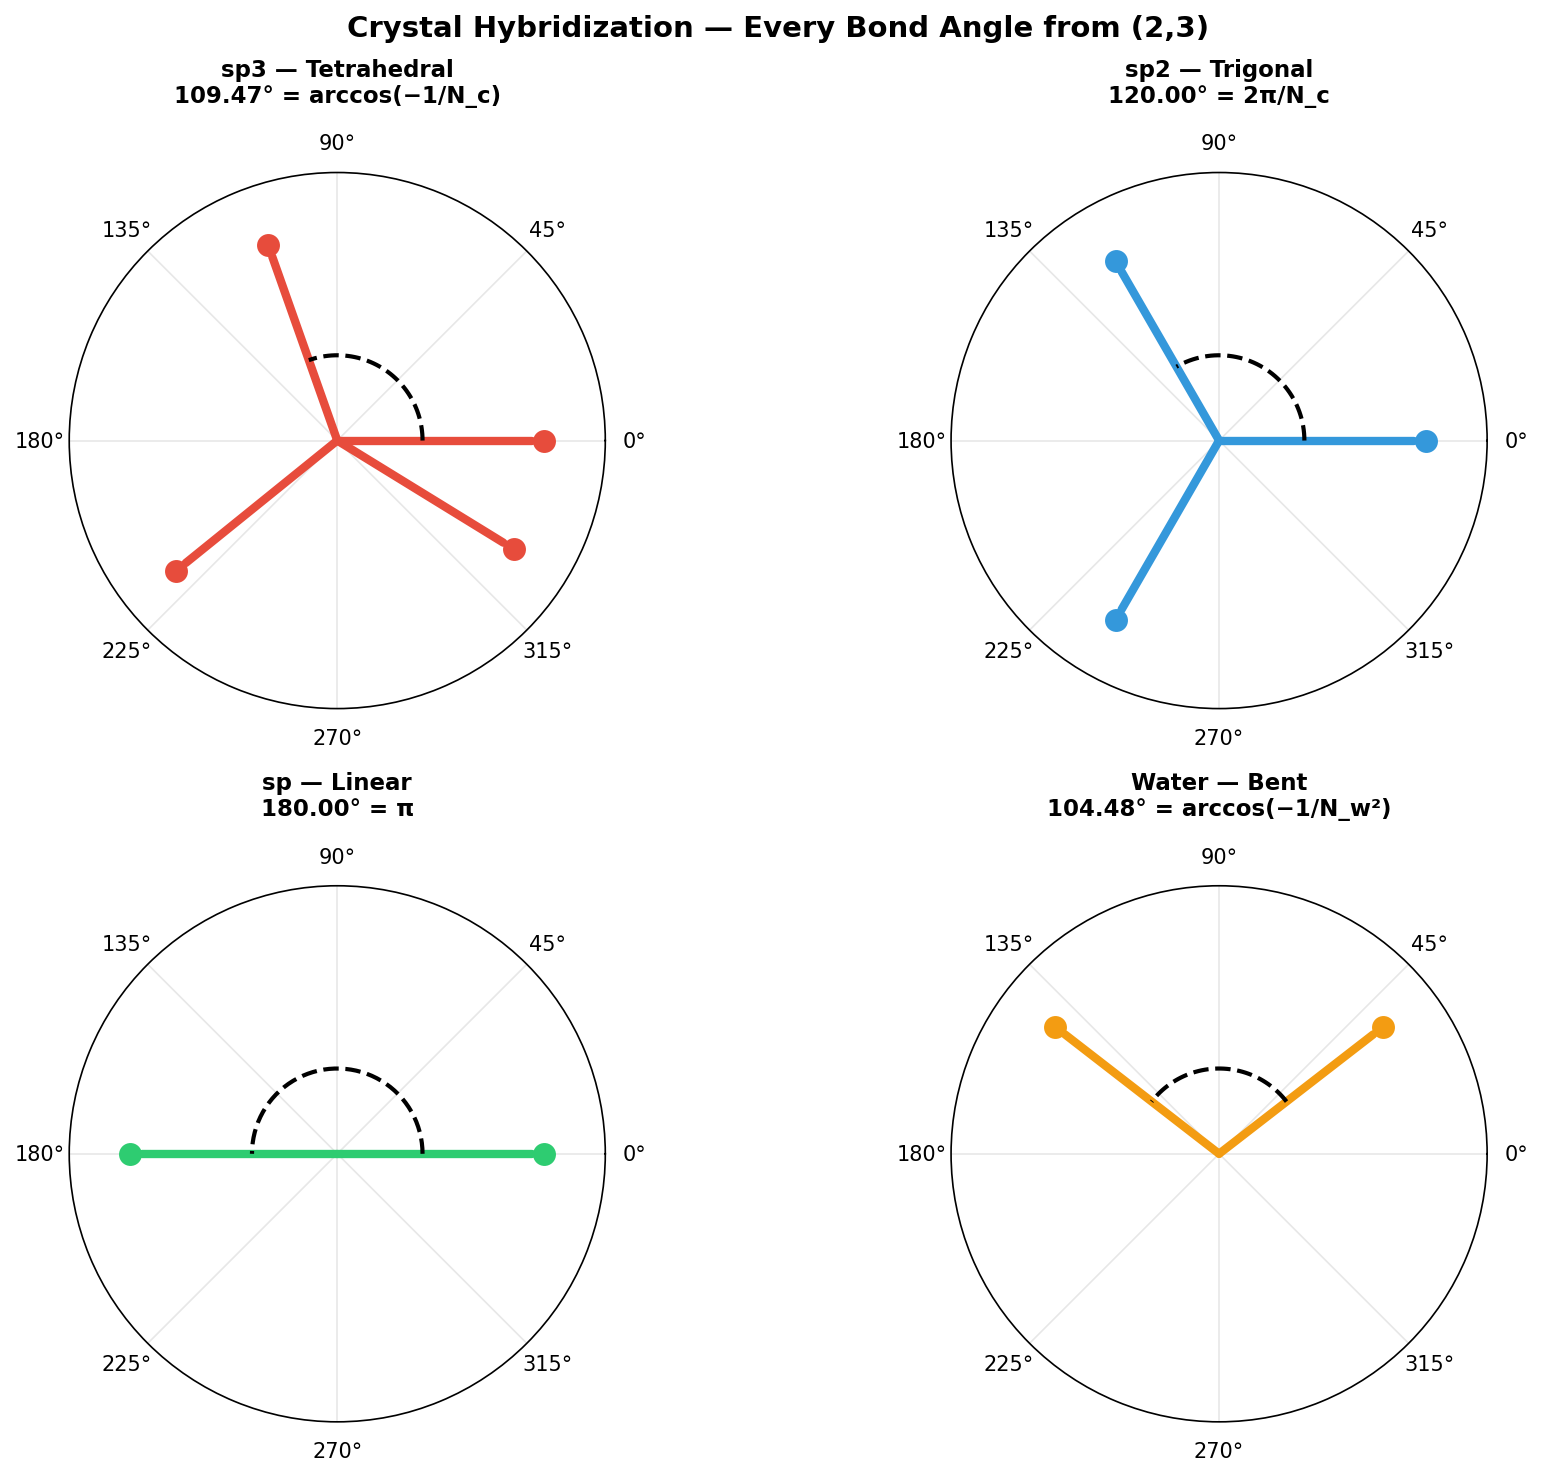

Source code (Python):
#!/usr/bin/env python3
# Copyright (c) 2026 Daland Montgomery
# SPDX-License-Identifier: AGPL-3.0-or-later

"""Crystal Chem — Hybridization Angles from (2,3)"""
import crystal_toe as ct
import matplotlib.pyplot as plt
import numpy as np

toe = ct.Toe(); ch = toe.chem()

fig, axes = plt.subplots(2, 2, figsize=(12, 10), subplot_kw={'projection': 'polar'})
fig.suptitle("Crystal Hybridization — Every Bond Angle from (2,3)", fontsize=14, fontweight='bold')

angles_data = [
    ("sp3 — Tetrahedral",  ch.sp3_angle_deg(), "arccos(−1/N_c)", '#e74c3c', 4),
    ("sp2 — Trigonal",     ch.sp2_angle_deg(), "2π/N_c",         '#3498db', 3),
    ("sp — Linear",        180.0,               "π",              '#2ecc71', 2),
    ("Water — Bent",       ch.water_angle_deg(),"arccos(−1/N_w²)",'#f39c12', 2),
]

for ax, (title, angle_deg, formula, color, n_bonds) in zip(axes.flat, angles_data):
    angle_rad = np.radians(angle_deg)

    # Draw bonds as thick lines from center
    for i in range(n_bonds):
        if n_bonds == 4:
            # project tetrahedral onto 2D: 0, 109.47, 219, 328.5
            theta = np.radians(i * angle_deg)
        elif n_bonds == 3:
            theta = np.radians(i * angle_deg)
        else:
            theta = np.radians(90 - angle_deg/2 + i * angle_deg)
        ax.plot([theta, theta], [0, 0.8], color=color, linewidth=4, solid_capstyle='round')
        ax.plot(theta, 0.85, 'o', color=color, markersize=10)

    # Draw the angle arc between first two bonds
    if n_bonds >= 2:
        if n_bonds == 4:
            t1, t2 = 0, np.radians(angle_deg)
        elif n_bonds == 3:
            t1, t2 = 0, np.radians(angle_deg)
        else:
            t1 = np.radians(90 - angle_deg/2)
            t2 = np.radians(90 + angle_deg/2)
        arc = np.linspace(t1, t2, 50)
        ax.plot(arc, [0.35]*50, color='black', linewidth=2, linestyle='--')

    ax.set_title(f"{title}\n{angle_deg:.2f}° = {formula}", fontsize=11, fontweight='bold', pad=15)
    ax.set_ylim(0, 1.1)
    ax.set_rticks([])
    ax.grid(True, alpha=0.3)

plt.tight_layout()
plt.savefig('chem_hybridization.png', dpi=150, bbox_inches='tight'); plt.show()
